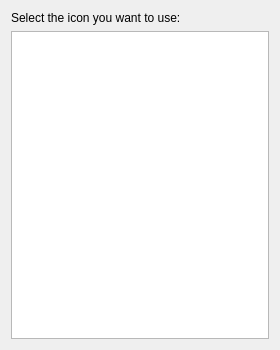
<?xml version="1.0" encoding="UTF-8"?>
<ui version="4.0">
 <class>DialogIconViewer</class>
 <widget class="QDialog" name="DialogIconViewer">
  <property name="geometry">
   <rect>
    <x>0</x>
    <y>0</y>
    <width>280</width>
    <height>350</height>
   </rect>
  </property>
  <property name="sizePolicy">
   <sizepolicy hsizetype="Fixed" vsizetype="Preferred">
    <horstretch>0</horstretch>
    <verstretch>0</verstretch>
   </sizepolicy>
  </property>
  <property name="minimumSize">
   <size>
    <width>280</width>
    <height>350</height>
   </size>
  </property>
  <property name="maximumSize">
   <size>
    <width>280</width>
    <height>16777215</height>
   </size>
  </property>
  <property name="windowTitle">
   <string>Icon Viewer</string>
  </property>
  <layout class="QGridLayout" name="gridLayout">
   <item row="1" column="0">
    <widget class="QListWidget" name="listWidget">
     <property name="sizePolicy">
      <sizepolicy hsizetype="Expanding" vsizetype="Expanding">
       <horstretch>0</horstretch>
       <verstretch>0</verstretch>
      </sizepolicy>
     </property>
     <property name="minimumSize">
      <size>
       <width>242</width>
       <height>0</height>
      </size>
     </property>
     <property name="maximumSize">
      <size>
       <width>99999</width>
       <height>16777215</height>
      </size>
     </property>
    </widget>
   </item>
   <item row="0" column="0">
    <widget class="QLabel" name="label">
     <property name="text">
      <string>Select the icon you want to use:</string>
     </property>
    </widget>
   </item>
  </layout>
 </widget>
 <resources/>
 <connections/>
</ui>
